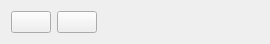
<?xml version="1.0" encoding="UTF-8"?>
<ui version="4.0">
 <class>EpisodeManager</class>
 <widget class="QWidget" name="EpisodeManager">
  <property name="geometry">
   <rect>
    <x>0</x>
    <y>0</y>
    <width>270</width>
    <height>42</height>
   </rect>
  </property>
  <property name="windowTitle">
   <string>Episode Manager</string>
  </property>
  <layout class="QHBoxLayout" name="horizontalLayout">
   <item>
    <widget class="QPushButton" name="addEpisodeBtn">
     <property name="text">
      <string/>
     </property>
     <property name="icon">
      <iconset resource="../sore_crow.qrc">
       <normaloff>:/Icons/icons/freepik/plus.png</normaloff>:/Icons/icons/freepik/plus.png</iconset>
     </property>
     <property name="iconSize">
      <size>
       <width>12</width>
       <height>12</height>
      </size>
     </property>
    </widget>
   </item>
   <item>
    <widget class="QPushButton" name="removeEpisodeBtn">
     <property name="text">
      <string/>
     </property>
     <property name="icon">
      <iconset resource="../sore_crow.qrc">
       <normaloff>:/Icons/icons/freepik/minus.png</normaloff>:/Icons/icons/freepik/minus.png</iconset>
     </property>
    </widget>
   </item>
   <item>
    <spacer name="horizontalSpacer">
     <property name="orientation">
      <enum>Qt::Horizontal</enum>
     </property>
     <property name="sizeHint" stdset="0">
      <size>
       <width>185</width>
       <height>20</height>
      </size>
     </property>
    </spacer>
   </item>
  </layout>
 </widget>
 <resources>
  <include location="../sore_crow.qrc"/>
 </resources>
 <connections/>
</ui>
